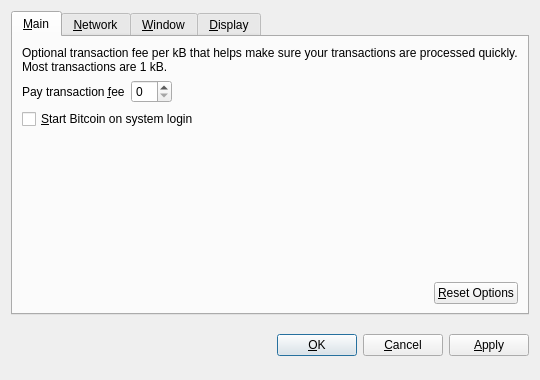
<?xml version="1.0" encoding="UTF-8"?>
<ui version="4.0">
 <class>OptionsDialog</class>
 <widget class="QDialog" name="OptionsDialog">
  <property name="geometry">
   <rect>
    <x>0</x>
    <y>0</y>
    <width>540</width>
    <height>380</height>
   </rect>
  </property>
  <property name="windowTitle">
   <string>Options</string>
  </property>
  <property name="modal">
   <bool>true</bool>
  </property>
  <layout class="QVBoxLayout" name="verticalLayout">
   <item>
    <widget class="QTabWidget" name="tabWidget">
     <property name="tabPosition">
      <enum>QTabWidget::North</enum>
     </property>
     <property name="currentIndex">
      <number>0</number>
     </property>
     <widget class="QWidget" name="tabMain">
      <attribute name="title">
       <string>&amp;Main</string>
      </attribute>
      <layout class="QVBoxLayout" name="verticalLayout_Main">
       <item>
        <widget class="QLabel" name="transactionFeeInfoLabel">
         <property name="text">
          <string>Optional transaction fee per kB that helps make sure your transactions are processed quickly. Most transactions are 1 kB.</string>
         </property>
         <property name="textFormat">
          <enum>Qt::PlainText</enum>
         </property>
         <property name="wordWrap">
          <bool>true</bool>
         </property>
        </widget>
       </item>
       <item>
        <layout class="QHBoxLayout" name="horizontalLayout_1_Main">
         <item>
          <widget class="QLabel" name="transactionFeeLabel">
           <property name="text">
            <string>Pay transaction &amp;fee</string>
           </property>
           <property name="textFormat">
            <enum>Qt::PlainText</enum>
           </property>
           <property name="buddy">
            <cstring>transactionFee</cstring>
           </property>
          </widget>
         </item>
         <item>
          <widget class="BitcoinAmountField" name="transactionFee"/>
         </item>
         <item>
          <spacer name="horizontalSpacer_1_Main">
           <property name="orientation">
            <enum>Qt::Horizontal</enum>
           </property>
           <property name="sizeHint" stdset="0">
            <size>
             <width>40</width>
             <height>20</height>
            </size>
           </property>
          </spacer>
         </item>
        </layout>
       </item>
       <item>
        <widget class="QCheckBox" name="bitcoinAtStartup">
         <property name="toolTip">
          <string>Automatically start Bitcoin after logging in to the system.</string>
         </property>
         <property name="text">
          <string>&amp;Start Bitcoin on system login</string>
         </property>
        </widget>
       </item>
       <item>
        <spacer name="verticalSpacer_Main">
         <property name="orientation">
          <enum>Qt::Vertical</enum>
         </property>
         <property name="sizeHint" stdset="0">
          <size>
           <width>20</width>
           <height>40</height>
          </size>
         </property>
        </spacer>
       </item>
       <item>
        <layout class="QHBoxLayout" name="horizontalLayout_2_Main">
         <item>
          <spacer name="horizontalSpacer_2_Main">
           <property name="orientation">
            <enum>Qt::Horizontal</enum>
           </property>
           <property name="sizeHint" stdset="0">
            <size>
             <width>40</width>
             <height>20</height>
            </size>
           </property>
          </spacer>
         </item>
         <item>
          <widget class="QPushButton" name="resetButton">
           <property name="toolTip">
            <string>Reset all client options to default.</string>
           </property>
           <property name="text">
            <string>&amp;Reset Options</string>
           </property>
           <property name="autoDefault">
            <bool>false</bool>
           </property>
          </widget>
         </item>
        </layout>
       </item>
      </layout>
     </widget>
     <widget class="QWidget" name="tabNetwork">
      <attribute name="title">
       <string>&amp;Network</string>
      </attribute>
      <layout class="QVBoxLayout" name="verticalLayout_Network">
       <item>
        <widget class="QCheckBox" name="mapPortUpnp">
         <property name="toolTip">
          <string>Automatically open the Bitcoin client port on the router. This only works when your router supports UPnP and it is enabled.</string>
         </property>
         <property name="text">
          <string>Map port using &amp;UPnP</string>
         </property>
        </widget>
       </item>
       <item>
        <widget class="QCheckBox" name="connectSocks">
         <property name="toolTip">
          <string>Connect to the Bitcoin network through a SOCKS proxy (e.g. when connecting through Tor).</string>
         </property>
         <property name="text">
          <string>&amp;Connect through SOCKS proxy:</string>
         </property>
        </widget>
       </item>
       <item>
        <layout class="QHBoxLayout" name="horizontalLayout_Network">
         <item>
          <widget class="QLabel" name="proxyIpLabel">
           <property name="text">
            <string>Proxy &amp;IP:</string>
           </property>
           <property name="textFormat">
            <enum>Qt::PlainText</enum>
           </property>
           <property name="buddy">
            <cstring>proxyIp</cstring>
           </property>
          </widget>
         </item>
         <item>
          <widget class="QValidatedLineEdit" name="proxyIp">
           <property name="maximumSize">
            <size>
             <width>140</width>
             <height>16777215</height>
            </size>
           </property>
           <property name="toolTip">
            <string>IP address of the proxy (e.g. 127.0.0.1)</string>
           </property>
          </widget>
         </item>
         <item>
          <widget class="QLabel" name="proxyPortLabel">
           <property name="text">
            <string>&amp;Port:</string>
           </property>
           <property name="textFormat">
            <enum>Qt::PlainText</enum>
           </property>
           <property name="buddy">
            <cstring>proxyPort</cstring>
           </property>
          </widget>
         </item>
         <item>
          <widget class="QLineEdit" name="proxyPort">
           <property name="maximumSize">
            <size>
             <width>55</width>
             <height>16777215</height>
            </size>
           </property>
           <property name="toolTip">
            <string>Port of the proxy (e.g. 9050)</string>
           </property>
          </widget>
         </item>
         <item>
          <widget class="QLabel" name="socksVersionLabel">
           <property name="text">
            <string>SOCKS &amp;Version:</string>
           </property>
           <property name="textFormat">
            <enum>Qt::PlainText</enum>
           </property>
           <property name="buddy">
            <cstring>socksVersion</cstring>
           </property>
          </widget>
         </item>
         <item>
          <widget class="QValueComboBox" name="socksVersion">
           <property name="toolTip">
            <string>SOCKS version of the proxy (e.g. 5)</string>
           </property>
          </widget>
         </item>
         <item>
          <spacer name="horizontalSpacer_Network">
           <property name="orientation">
            <enum>Qt::Horizontal</enum>
           </property>
           <property name="sizeHint" stdset="0">
            <size>
             <width>40</width>
             <height>20</height>
            </size>
           </property>
          </spacer>
         </item>
        </layout>
       </item>
       <item>
        <spacer name="verticalSpacer_Network">
         <property name="orientation">
          <enum>Qt::Vertical</enum>
         </property>
         <property name="sizeHint" stdset="0">
          <size>
           <width>20</width>
           <height>40</height>
          </size>
         </property>
        </spacer>
       </item>
      </layout>
     </widget>
     <widget class="QWidget" name="tabWindow">
      <attribute name="title">
       <string>&amp;Window</string>
      </attribute>
      <layout class="QVBoxLayout" name="verticalLayout_Window">
       <item>
        <widget class="QCheckBox" name="minimizeToTray">
         <property name="toolTip">
          <string>Show only a tray icon after minimizing the window.</string>
         </property>
         <property name="text">
          <string>&amp;Minimize to the tray instead of the taskbar</string>
         </property>
        </widget>
       </item>
       <item>
        <widget class="QCheckBox" name="minimizeOnClose">
         <property name="toolTip">
          <string>Minimize instead of exit the application when the window is closed. When this option is enabled, the application will be closed only after selecting Quit in the menu.</string>
         </property>
         <property name="text">
          <string>M&amp;inimize on close</string>
         </property>
        </widget>
       </item>
       <item>
        <spacer name="verticalSpacer_Window">
         <property name="orientation">
          <enum>Qt::Vertical</enum>
         </property>
         <property name="sizeHint" stdset="0">
          <size>
           <width>20</width>
           <height>40</height>
          </size>
         </property>
        </spacer>
       </item>
      </layout>
     </widget>
     <widget class="QWidget" name="tabDisplay">
      <attribute name="title">
       <string>&amp;Display</string>
      </attribute>
      <layout class="QVBoxLayout" name="verticalLayout_Display">
       <item>
        <layout class="QHBoxLayout" name="horizontalLayout_1_Display">
         <item>
          <widget class="QLabel" name="langLabel">
           <property name="text">
            <string>User Interface &amp;language:</string>
           </property>
           <property name="textFormat">
            <enum>Qt::PlainText</enum>
           </property>
           <property name="buddy">
            <cstring>lang</cstring>
           </property>
          </widget>
         </item>
         <item>
          <widget class="QValueComboBox" name="lang">
           <property name="toolTip">
            <string>The user interface language can be set here. This setting will take effect after restarting Bitcoin.</string>
           </property>
          </widget>
         </item>
        </layout>
       </item>
       <item>
        <layout class="QHBoxLayout" name="horizontalLayout_2_Display">
         <item>
          <widget class="QLabel" name="unitLabel">
           <property name="text">
            <string>&amp;Unit to show amounts in:</string>
           </property>
           <property name="textFormat">
            <enum>Qt::PlainText</enum>
           </property>
           <property name="buddy">
            <cstring>unit</cstring>
           </property>
          </widget>
         </item>
         <item>
          <widget class="QValueComboBox" name="unit">
           <property name="toolTip">
            <string>Choose the default subdivision unit to show in the interface and when sending coins.</string>
           </property>
          </widget>
         </item>
        </layout>
       </item>
       <item>
        <widget class="QCheckBox" name="displayAddresses">
         <property name="toolTip">
          <string>Whether to show Bitcoin addresses in the transaction list or not.</string>
         </property>
         <property name="text">
          <string>&amp;Display addresses in transaction list</string>
         </property>
        </widget>
       </item>
       <item>
        <spacer name="verticalSpacer_Display">
         <property name="orientation">
          <enum>Qt::Vertical</enum>
         </property>
         <property name="sizeHint" stdset="0">
          <size>
           <width>20</width>
           <height>40</height>
          </size>
         </property>
        </spacer>
       </item>
      </layout>
     </widget>
    </widget>
   </item>
   <item>
    <layout class="QHBoxLayout" name="horizontalLayout_Buttons">
     <item>
      <spacer name="horizontalSpacer_1">
       <property name="orientation">
        <enum>Qt::Horizontal</enum>
       </property>
       <property name="sizeHint" stdset="0">
        <size>
         <width>40</width>
         <height>48</height>
        </size>
       </property>
      </spacer>
     </item>
     <item>
      <widget class="QLabel" name="statusLabel">
       <property name="font">
        <font>
         <weight>75</weight>
         <bold>true</bold>
        </font>
       </property>
       <property name="text">
        <string/>
       </property>
       <property name="textFormat">
        <enum>Qt::PlainText</enum>
       </property>
       <property name="wordWrap">
        <bool>true</bool>
       </property>
      </widget>
     </item>
     <item>
      <spacer name="horizontalSpacer_2">
       <property name="orientation">
        <enum>Qt::Horizontal</enum>
       </property>
       <property name="sizeHint" stdset="0">
        <size>
         <width>40</width>
         <height>48</height>
        </size>
       </property>
      </spacer>
     </item>
     <item>
      <widget class="QPushButton" name="okButton">
       <property name="text">
        <string>&amp;OK</string>
       </property>
      </widget>
     </item>
     <item>
      <widget class="QPushButton" name="cancelButton">
       <property name="text">
        <string>&amp;Cancel</string>
       </property>
       <property name="autoDefault">
        <bool>false</bool>
       </property>
      </widget>
     </item>
     <item>
      <widget class="QPushButton" name="applyButton">
       <property name="text">
        <string>&amp;Apply</string>
       </property>
       <property name="autoDefault">
        <bool>false</bool>
       </property>
      </widget>
     </item>
    </layout>
   </item>
  </layout>
 </widget>
 <customwidgets>
  <customwidget>
   <class>BitcoinAmountField</class>
   <extends>QSpinBox</extends>
   <header>bitcoinamountfield.h</header>
   <container>1</container>
  </customwidget>
  <customwidget>
   <class>QValueComboBox</class>
   <extends>QComboBox</extends>
   <header>qvaluecombobox.h</header>
  </customwidget>
  <customwidget>
   <class>QValidatedLineEdit</class>
   <extends>QLineEdit</extends>
   <header>qvalidatedlineedit.h</header>
  </customwidget>
 </customwidgets>
 <resources/>
 <connections/>
</ui>
